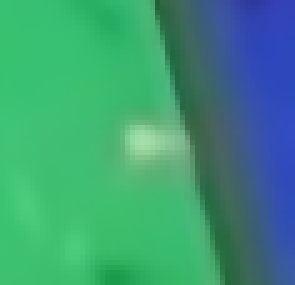
#> input picture shuttlecock_1/cock/33_1.png, 59 x 57 px, found by its file name (shown 5 times larger); its folder holds 4 pictures in this run
$ python badminton_4.py
#> lines starting #> are read from the running program, lines starting #| are printed output that depends on the picture
import cv2
import numpy as np
import os
import re

orb = cv2.ORB_create()

path = "D:/CV_CP/Badminton/shuttlecock_1/cock/"
frames = os.listdir(path)
frames.sort(key=lambda f: int(re.sub('\D', '', f)))

images = []
className = []
# print(len(frames))
for i in frames:
    img_cur = cv2.imread(
        "D:/CV_CP/Badminton/shuttlecock_1/cock/"+i, 0)
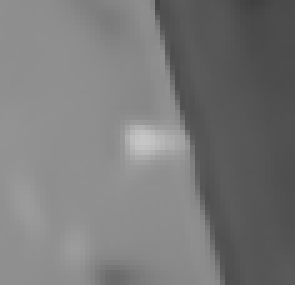
#> img_cur: shape (57, 59) (shown 5 times larger); min 64, max 198, mean 121.1
    images.append(img_cur)
#> pass 2 of the loop `for i in frames:`:
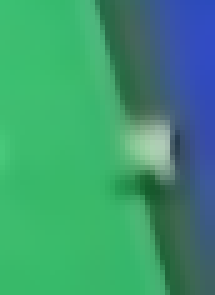
#> input picture shuttlecock_1/cock/36_2.png, 43 x 59 px, found by its file name (shown 5 times larger)
#> `img_cur = cv2.imread( "D:/CV_CP/Badminton/shuttlecock_1/cock/"+i, 0)`:
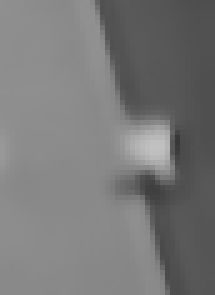
#> img_cur: shape (59, 43) (shown 5 times larger); min 55, max 193, mean 120.1
#> pass 3 of the loop `for i in frames:`:
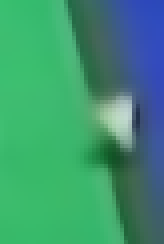
#> input picture shuttlecock_1/cock/37_2.png, 41 x 61 px, found by its file name (shown 4 times larger)
#> `img_cur = cv2.imread( "D:/CV_CP/Badminton/shuttlecock_1/cock/"+i, 0)`:
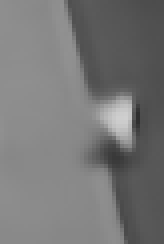
#> img_cur: shape (61, 41) (shown 4 times larger); min 46, max 207, mean 118.7
#> the loop made 4 passes; the first 3 are shown

print(len(images))
cv2.imshow('img22', images[2])
cv2.waitKey()


def findes(images):
    deslist = []
    for img in images:
        kp, des = orb.detectAndCompute(img, None)
        print(kp, des)
        print("\n")
        deslist.append(des)
    return deslist


sumall = []
matchlist = []
good = []


def finid(img, deslist, p2, p3):
    kp2, des2 = orb.detectAndCompute(img, None)
    bf = cv2.BFMatcher()
    for des in deslist:
        matches = bf.knnMatch(des, des2, k=2)
        for m, n in matches:
            if m.distance < 0.75 * n.distance:
                good.append([m])
        matchlist.append(len(good))

deslist = findes(images)
print(f'the descripters {(deslist)}')

images2 = []
path2 = "D:/CV_CP/Badminton/patches/"
#> (the run stopped early here; a loop or call above may not have finished)
